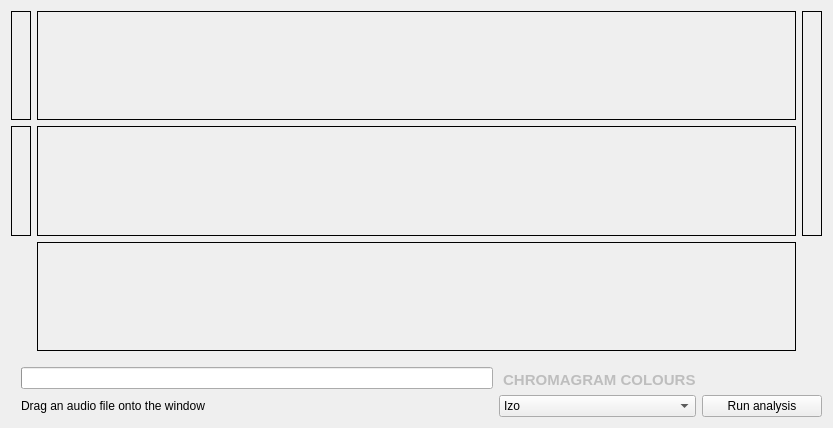
<?xml version="1.0" encoding="UTF-8"?>
<ui version="4.0">
 <class>DetailWindow</class>
 <widget class="QMainWindow" name="DetailWindow">
  <property name="geometry">
   <rect>
    <x>0</x>
    <y>0</y>
    <width>833</width>
    <height>428</height>
   </rect>
  </property>
  <property name="sizePolicy">
   <sizepolicy hsizetype="Preferred" vsizetype="MinimumExpanding">
    <horstretch>0</horstretch>
    <verstretch>0</verstretch>
   </sizepolicy>
  </property>
  <property name="acceptDrops">
   <bool>true</bool>
  </property>
  <property name="windowTitle">
   <string>KeyFinder - Detailed Analysis</string>
  </property>
  <property name="locale">
   <locale language="English" country="UnitedKingdom"/>
  </property>
  <widget class="QWidget" name="centralWidget">
   <layout class="QVBoxLayout" name="verticalLayout">
    <item>
     <layout class="QGridLayout" name="gridLayout_Visualisation">
      <item row="0" column="0">
       <widget class="QLabel" name="pianoKeysLabel">
        <property name="minimumSize">
         <size>
          <width>20</width>
          <height>74</height>
         </size>
        </property>
        <property name="maximumSize">
         <size>
          <width>20</width>
          <height>16777215</height>
         </size>
        </property>
        <property name="frameShape">
         <enum>QFrame::Box</enum>
        </property>
        <property name="lineWidth">
         <number>1</number>
        </property>
        <property name="midLineWidth">
         <number>0</number>
        </property>
        <property name="text">
         <string/>
        </property>
        <property name="textFormat">
         <enum>Qt::PlainText</enum>
        </property>
        <property name="scaledContents">
         <bool>true</bool>
        </property>
       </widget>
      </item>
      <item row="0" column="1">
       <widget class="QLabel" name="chromagramLabel">
        <property name="minimumSize">
         <size>
          <width>0</width>
          <height>74</height>
         </size>
        </property>
        <property name="toolTip">
         <string>This chromagram spans six octaves.
Each vertical block shows the level
of energy present at the frequency
of that musical note, while each
horizontal block represents about
4 seconds of the track.</string>
        </property>
        <property name="frameShape">
         <enum>QFrame::Box</enum>
        </property>
        <property name="text">
         <string/>
        </property>
        <property name="textFormat">
         <enum>Qt::PlainText</enum>
        </property>
        <property name="scaledContents">
         <bool>true</bool>
        </property>
       </widget>
      </item>
      <item row="1" column="0">
       <widget class="QLabel" name="miniPianoKeysLabel">
        <property name="minimumSize">
         <size>
          <width>20</width>
          <height>14</height>
         </size>
        </property>
        <property name="maximumSize">
         <size>
          <width>20</width>
          <height>16777215</height>
         </size>
        </property>
        <property name="frameShape">
         <enum>QFrame::Box</enum>
        </property>
        <property name="lineWidth">
         <number>1</number>
        </property>
        <property name="midLineWidth">
         <number>0</number>
        </property>
        <property name="text">
         <string/>
        </property>
        <property name="textFormat">
         <enum>Qt::PlainText</enum>
        </property>
        <property name="scaledContents">
         <bool>true</bool>
        </property>
       </widget>
      </item>
      <item row="1" column="1">
       <widget class="QLabel" name="miniChromagramLabel">
        <property name="minimumSize">
         <size>
          <width>0</width>
          <height>14</height>
         </size>
        </property>
        <property name="toolTip">
         <string>This is the chromagram data
decomposed to a single octave.</string>
        </property>
        <property name="frameShape">
         <enum>QFrame::Box</enum>
        </property>
        <property name="text">
         <string/>
        </property>
        <property name="textFormat">
         <enum>Qt::PlainText</enum>
        </property>
        <property name="scaledContents">
         <bool>true</bool>
        </property>
       </widget>
      </item>
      <item row="0" column="2" rowspan="2">
       <widget class="QLabel" name="colourScaleLabel">
        <property name="minimumSize">
         <size>
          <width>20</width>
          <height>74</height>
         </size>
        </property>
        <property name="maximumSize">
         <size>
          <width>20</width>
          <height>16777215</height>
         </size>
        </property>
        <property name="toolTip">
         <string>This is the colour scale of the
current chromagram. You can
change the colour scheme
using the dropdown below.</string>
        </property>
        <property name="frameShape">
         <enum>QFrame::Box</enum>
        </property>
        <property name="lineWidth">
         <number>1</number>
        </property>
        <property name="midLineWidth">
         <number>0</number>
        </property>
        <property name="text">
         <string/>
        </property>
        <property name="textFormat">
         <enum>Qt::PlainText</enum>
        </property>
        <property name="scaledContents">
         <bool>true</bool>
        </property>
       </widget>
      </item>
      <item row="3" column="1">
       <layout class="QHBoxLayout" name="horizontalLayout_keyLabels">
        <property name="spacing">
         <number>0</number>
        </property>
       </layout>
      </item>
      <item row="2" column="1">
       <widget class="QLabel" name="harmonicChangeLabel">
        <property name="minimumSize">
         <size>
          <width>0</width>
          <height>14</height>
         </size>
        </property>
        <property name="toolTip">
         <string>This is the level of harmonic
change detected in the
chromagram over time. Peaks
in this signal are assumed to
be key changes for the key(s)
below.</string>
        </property>
        <property name="frameShape">
         <enum>QFrame::Box</enum>
        </property>
        <property name="text">
         <string/>
        </property>
        <property name="textFormat">
         <enum>Qt::PlainText</enum>
        </property>
        <property name="scaledContents">
         <bool>true</bool>
        </property>
       </widget>
      </item>
     </layout>
    </item>
    <item>
     <layout class="QGridLayout" name="gridLayout_UI" columnstretch="1,0,0">
      <property name="leftMargin">
       <number>10</number>
      </property>
      <property name="topMargin">
       <number>10</number>
      </property>
      <item row="0" column="1">
       <widget class="QLabel" name="chromaColourLabel">
        <property name="enabled">
         <bool>false</bool>
        </property>
        <property name="minimumSize">
         <size>
          <width>0</width>
          <height>20</height>
         </size>
        </property>
        <property name="font">
         <font>
          <pointsize>11</pointsize>
          <weight>75</weight>
          <bold>true</bold>
         </font>
        </property>
        <property name="text">
         <string> CHROMAGRAM COLOURS</string>
        </property>
        <property name="textFormat">
         <enum>Qt::PlainText</enum>
        </property>
        <property name="alignment">
         <set>Qt::AlignBottom|Qt::AlignLeading|Qt::AlignLeft</set>
        </property>
       </widget>
      </item>
      <item row="1" column="1">
       <widget class="QComboBox" name="chromaColourCombo">
        <property name="sizePolicy">
         <sizepolicy hsizetype="Minimum" vsizetype="Fixed">
          <horstretch>0</horstretch>
          <verstretch>0</verstretch>
         </sizepolicy>
        </property>
        <property name="toolTip">
         <string>Choose the colour scheme
for the chromagram. Some
provide higher contrast than
others.</string>
        </property>
        <item>
         <property name="text">
          <string>Izo</string>
         </property>
        </item>
        <item>
         <property name="text">
          <string>Mono</string>
         </property>
        </item>
        <item>
         <property name="text">
          <string>Pred</string>
         </property>
        </item>
        <item>
         <property name="text">
          <string>Hack</string>
         </property>
        </item>
       </widget>
      </item>
      <item row="1" column="2">
       <widget class="QPushButton" name="runButton">
        <property name="minimumSize">
         <size>
          <width>120</width>
          <height>0</height>
         </size>
        </property>
        <property name="maximumSize">
         <size>
          <width>120</width>
          <height>16777215</height>
         </size>
        </property>
        <property name="text">
         <string>Run analysis</string>
        </property>
       </widget>
      </item>
      <item row="1" column="0">
       <widget class="QLabel" name="statusLabel">
        <property name="sizePolicy">
         <sizepolicy hsizetype="Expanding" vsizetype="Fixed">
          <horstretch>0</horstretch>
          <verstretch>0</verstretch>
         </sizepolicy>
        </property>
        <property name="minimumSize">
         <size>
          <width>0</width>
          <height>20</height>
         </size>
        </property>
        <property name="maximumSize">
         <size>
          <width>16777215</width>
          <height>20</height>
         </size>
        </property>
        <property name="text">
         <string>Drag an audio file onto the window</string>
        </property>
        <property name="textFormat">
         <enum>Qt::PlainText</enum>
        </property>
       </widget>
      </item>
      <item row="0" column="0">
       <widget class="QProgressBar" name="progressBar"/>
      </item>
     </layout>
    </item>
   </layout>
  </widget>
 </widget>
 <layoutdefault spacing="6" margin="11"/>
 <resources/>
 <connections/>
</ui>
